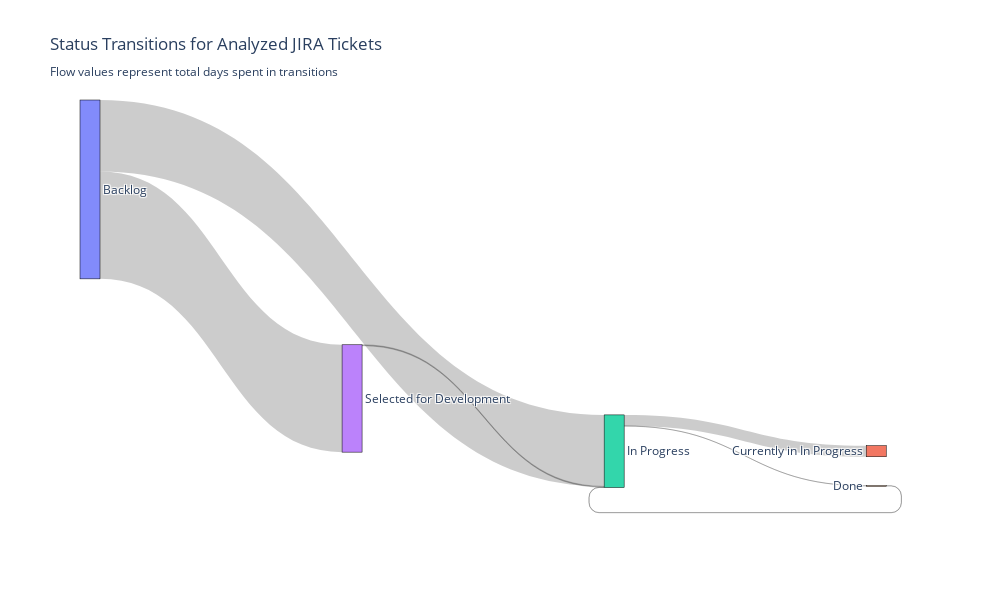
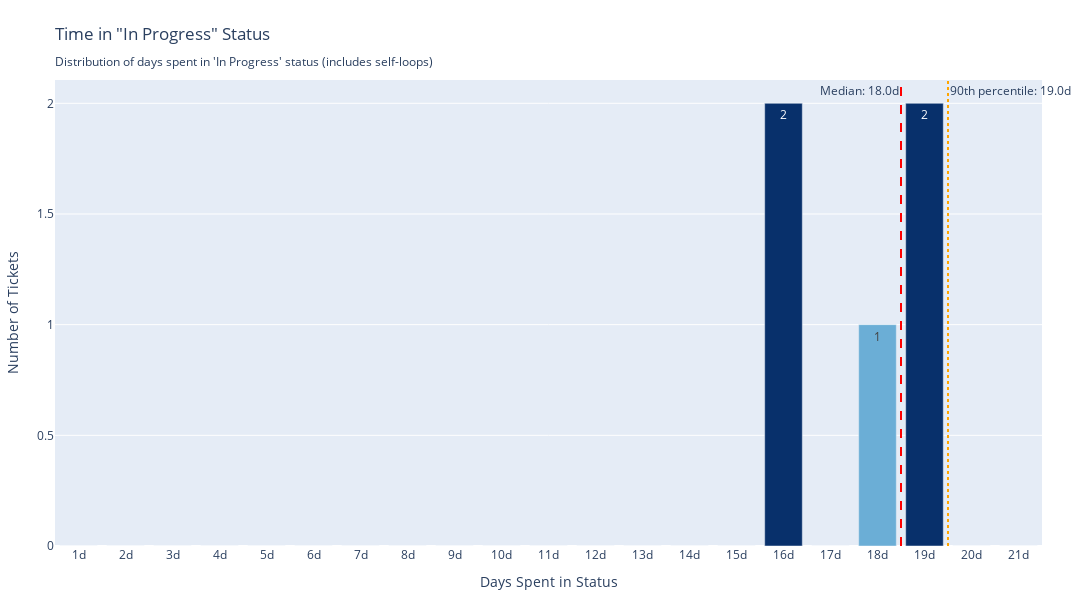
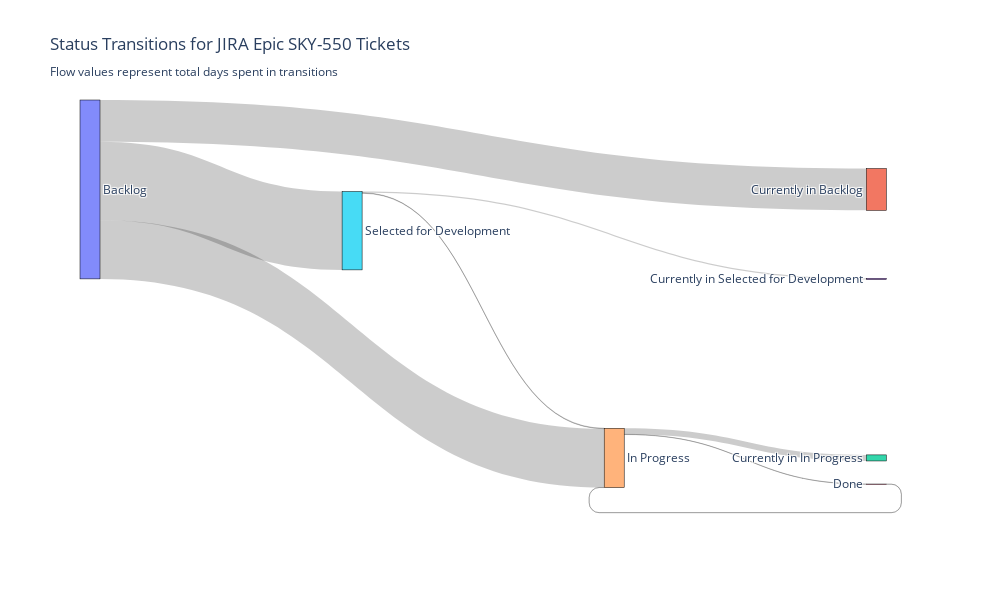
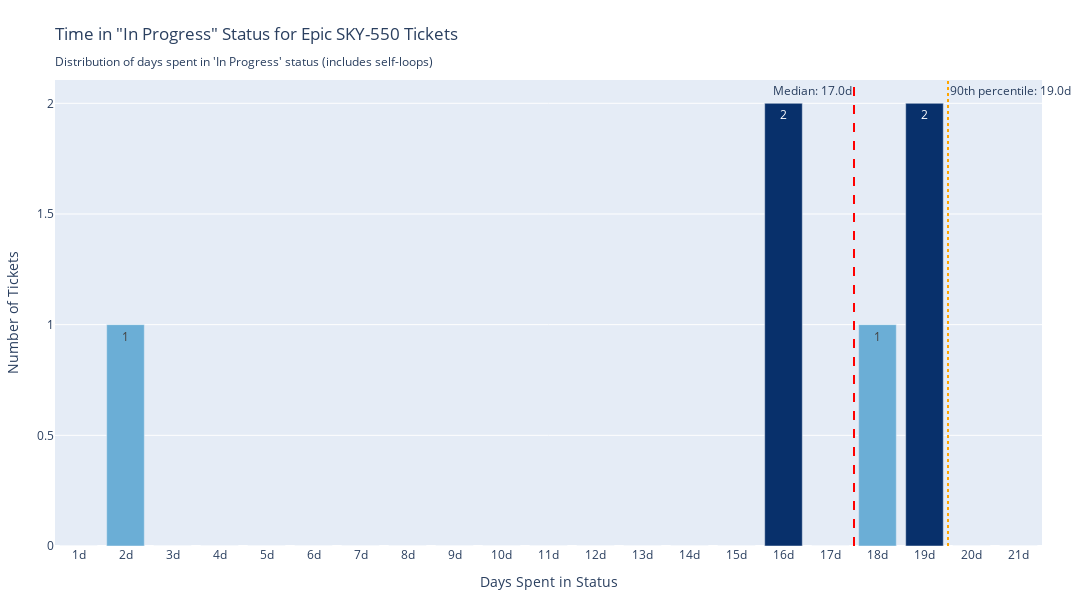

The code cell stored with these charts, in order, in its notebook:
### Code cell
await chat()

### Figure 1 — Plotly figure (JSON) as saved in the notebook; plotly's stock layout.template omitted (floating-point values rounded to 4 significant figures)
{"data": [{"link": {"hovertemplate": "%{label}<extra></extra>", "label": ["Backlog → In Progress: 562 days<br>Tickets: SKY-562:281d, SKY-555:281d", "In Progress → Currently in In Progress: 87 days<br>Tickets: SKY-562:19d, SKY-558:16d, SKY-557:16d, SKY-556:18d, SKY-555:18d", "Backlog → Selected for Development: 844 days<br>Tickets: SKY-558:281d, SKY-557:282d, SKY-556:281d", "Selected for Development → In Progress: 7 days<br>Tickets: SKY-558:3d, SKY-557:2d, SKY-556:2d", "In Progress → Done: 1 days<br>Tickets: SKY-555:1d", "Done → In Progress: 2 days<br>Tickets: SKY-555:2d"], "source": [0, 2, 0, 3, 2, 4], "target": [2, 1, 3, 2, 4, 2], "value": [562, 87, 844, 7, 1, 2]}, "node": {"label": ["Backlog", "Currently in In Progress", "In Progress", "Selected for Development", "Done"], "line": {"color": "black", "width": 0.5}, "pad": 15, "thickness": 20}, "type": "sankey"}], "layout": {"font": {"size": 12}, "height": 600, "title": {"text": "Status Transitions for Analyzed JIRA Tickets<br><sub>Flow values represent total days spent in transitions</sub>"}, "width": 1000}}

### Figure 2 — Plotly figure (JSON) as saved in the notebook; plotly's stock layout.template omitted (floating-point values rounded to 4 significant figures)
{"data": [{"customdata": ["Time: 1d<br>Tickets: 0", "Time: 2d<br>Tickets: 0", "Time: 3d<br>Tickets: 0", "Time: 4d<br>Tickets: 0", "Time: 5d<br>Tickets: 0", "Time: 6d<br>Tickets: 0", "Time: 7d<br>Tickets: 0", "Time: 8d<br>Tickets: 0", "Time: 9d<br>Tickets: 0", "Time: 10d<br>Tickets: 0", "Time: 11d<br>Tickets: 0", "Time: 12d<br>Tickets: 0", "Time: 13d<br>Tickets: 0", "Time: 14d<br>Tickets: 0", "Time: 15d<br>Tickets: 0", "Time: 16d<br>Tickets: 2<br>Examples: SKY-558 (16d), SKY-557 (16d)", "Time: 17d<br>Tickets: 0", "Time: 18d<br>Tickets: 1<br>Examples: SKY-556 (18d)", "Time: 19d<br>Tickets: 2<br>Examples: SKY-562 (19d), SKY-555 (19d)", "Time: 20d<br>Tickets: 0", "Time: 21d<br>Tickets: 0"], "hovertemplate": "%{customdata}<extra></extra>", "marker": {"color": [0, 0, 0, 0, 0, 0, 0, 0, 0, 0, 0, 0, 0, 0, 0, 2, 0, 1, 2, 0, 0], "colorbar": {"title": {"text": "Ticket Count"}}, "colorscale": [[0, "rgb(247,251,255)"], [0.125, "rgb(222,235,247)"], [0.25, "rgb(198,219,239)"], [0.375, "rgb(158,202,225)"], [0.5, "rgb(107,174,214)"], [0.625, "rgb(66,146,198)"], [0.75, "rgb(33,113,181)"], [0.875, "rgb(8,81,156)"], [1, "rgb(8,48,107)"]], "showscale": false}, "text": ["0", "0", "0", "0", "0", "0", "0", "0", "0", "0", "0", "0", "0", "0", "0", "2", "0", "1", "2", "0", "0"], "textposition": "auto", "type": "bar", "x": ["1d", "2d", "3d", "4d", "5d", "6d", "7d", "8d", "9d", "10d", "11d", "12d", "13d", "14d", "15d", "16d", "17d", "18d", "19d", "20d", "21d"], "y": [0, 0, 0, 0, 0, 0, 0, 0, 0, 0, 0, 0, 0, 0, 0, 2, 0, 1, 2, 0, 0]}], "layout": {"annotations": [{"showarrow": false, "text": "Median: 18.0d", "x": 17.5, "xanchor": "right", "xref": "x", "y": 1, "yanchor": "top", "yref": "y domain"}, {"showarrow": false, "text": "90th percentile: 19.0d", "x": 18.5, "xanchor": "left", "xref": "x", "y": 1, "yanchor": "top", "yref": "y domain"}], "font": {"size": 12}, "height": 600, "margin": {"b": 50, "l": 50, "r": 50, "t": 80}, "shapes": [{"line": {"color": "red", "dash": "dash"}, "type": "line", "x0": 17.5, "x1": 17.5, "xref": "x", "y0": 0, "y1": 1, "yref": "y domain"}, {"line": {"color": "orange", "dash": "dot"}, "type": "line", "x0": 18.5, "x1": 18.5, "xref": "x", "y0": 0, "y1": 1, "yref": "y domain"}], "showlegend": false, "title": {"text": "Time in \"In Progress\" Status<br><sub>Distribution of days spent in 'In Progress' status (includes self-loops)</sub>"}, "width": 1200, "xaxis": {"categoryarray": ["1d", "2d", "3d", "4d", "5d", "6d", "7d", "8d", "9d", "10d", "11d", "12d", "13d", "14d", "15d", "16d", "17d", "18d", "19d", "20d", "21d"], "categoryorder": "array", "range": [-0.5, 20.5], "title": {"text": "Days Spent in Status"}, "type": "category"}, "yaxis": {"title": {"text": "Number of Tickets"}}}}

### Figure 3 — Plotly figure (JSON) as saved in the notebook; plotly's stock layout.template omitted (floating-point values rounded to 4 significant figures)
{"data": [{"link": {"hovertemplate": "%{label}<extra></extra>", "label": ["Backlog → Selected for Development: 1125 days<br>Tickets: SKY-564:281d, SKY-558:281d, SKY-557:282d, SKY-556:281d", "Selected for Development → Currently in Selected for Development: 18 days<br>Tickets: SKY-564:18d", "Backlog → Currently in Backlog: 600 days<br>Tickets: SKY-563:300d, SKY-561:300d", "Backlog → In Progress: 843 days<br>Tickets: SKY-562:281d, SKY-560:281d, SKY-555:281d", "In Progress → Currently in In Progress: 87 days<br>Tickets: SKY-562:19d, SKY-558:16d, SKY-557:16d, SKY-556:18d, SKY-555:18d", "In Progress → Done: 3 days<br>Tickets: SKY-560:2d, SKY-555:1d", "Selected for Development → In Progress: 7 days<br>Tickets: SKY-558:3d, SKY-557:2d, SKY-556:2d", "Done → In Progress: 2 days<br>Tickets: SKY-555:2d"], "source": [0, 5, 0, 0, 4, 4, 5, 6], "target": [5, 3, 1, 4, 2, 6, 4, 4], "value": [1125, 18, 600, 843, 87, 3, 7, 2]}, "node": {"label": ["Backlog", "Currently in Backlog", "Currently in In Progress", "Currently in Selected for Development", "In Progress", "Selected for Development", "Done"], "line": {"color": "black", "width": 0.5}, "pad": 15, "thickness": 20}, "type": "sankey"}], "layout": {"font": {"size": 12}, "height": 600, "title": {"text": "Status Transitions for JIRA Epic SKY-550 Tickets<br><sub>Flow values represent total days spent in transitions</sub>"}, "width": 1000}}

### Figure 4 — Plotly figure (JSON) as saved in the notebook; plotly's stock layout.template omitted (floating-point values rounded to 4 significant figures)
{"data": [{"customdata": ["Time: 1d<br>Tickets: 0", "Time: 2d<br>Tickets: 1<br>Examples: SKY-560 (2d)", "Time: 3d<br>Tickets: 0", "Time: 4d<br>Tickets: 0", "Time: 5d<br>Tickets: 0", "Time: 6d<br>Tickets: 0", "Time: 7d<br>Tickets: 0", "Time: 8d<br>Tickets: 0", "Time: 9d<br>Tickets: 0", "Time: 10d<br>Tickets: 0", "Time: 11d<br>Tickets: 0", "Time: 12d<br>Tickets: 0", "Time: 13d<br>Tickets: 0", "Time: 14d<br>Tickets: 0", "Time: 15d<br>Tickets: 0", "Time: 16d<br>Tickets: 2<br>Examples: SKY-558 (16d), SKY-557 (16d)", "Time: 17d<br>Tickets: 0", "Time: 18d<br>Tickets: 1<br>Examples: SKY-556 (18d)", "Time: 19d<br>Tickets: 2<br>Examples: SKY-562 (19d), SKY-555 (19d)", "Time: 20d<br>Tickets: 0", "Time: 21d<br>Tickets: 0"], "hovertemplate": "%{customdata}<extra></extra>", "marker": {"color": [0, 1, 0, 0, 0, 0, 0, 0, 0, 0, 0, 0, 0, 0, 0, 2, 0, 1, 2, 0, 0], "colorbar": {"title": {"text": "Ticket Count"}}, "colorscale": [[0, "rgb(247,251,255)"], [0.125, "rgb(222,235,247)"], [0.25, "rgb(198,219,239)"], [0.375, "rgb(158,202,225)"], [0.5, "rgb(107,174,214)"], [0.625, "rgb(66,146,198)"], [0.75, "rgb(33,113,181)"], [0.875, "rgb(8,81,156)"], [1, "rgb(8,48,107)"]], "showscale": false}, "text": ["0", "1", "0", "0", "0", "0", "0", "0", "0", "0", "0", "0", "0", "0", "0", "2", "0", "1", "2", "0", "0"], "textposition": "auto", "type": "bar", "x": ["1d", "2d", "3d", "4d", "5d", "6d", "7d", "8d", "9d", "10d", "11d", "12d", "13d", "14d", "15d", "16d", "17d", "18d", "19d", "20d", "21d"], "y": [0, 1, 0, 0, 0, 0, 0, 0, 0, 0, 0, 0, 0, 0, 0, 2, 0, 1, 2, 0, 0]}], "layout": {"annotations": [{"showarrow": false, "text": "Median: 17.0d", "x": 16.5, "xanchor": "right", "xref": "x", "y": 1, "yanchor": "top", "yref": "y domain"}, {"showarrow": false, "text": "90th percentile: 19.0d", "x": 18.5, "xanchor": "left", "xref": "x", "y": 1, "yanchor": "top", "yref": "y domain"}], "font": {"size": 12}, "height": 600, "margin": {"b": 50, "l": 50, "r": 50, "t": 80}, "shapes": [{"line": {"color": "red", "dash": "dash"}, "type": "line", "x0": 16.5, "x1": 16.5, "xref": "x", "y0": 0, "y1": 1, "yref": "y domain"}, {"line": {"color": "orange", "dash": "dot"}, "type": "line", "x0": 18.5, "x1": 18.5, "xref": "x", "y0": 0, "y1": 1, "yref": "y domain"}], "showlegend": false, "title": {"text": "Time in \"In Progress\" Status for Epic SKY-550 Tickets<br><sub>Distribution of days spent in 'In Progress' status (includes self-loops)</sub>"}, "width": 1200, "xaxis": {"categoryarray": ["1d", "2d", "3d", "4d", "5d", "6d", "7d", "8d", "9d", "10d", "11d", "12d", "13d", "14d", "15d", "16d", "17d", "18d", "19d", "20d", "21d"], "categoryorder": "array", "range": [-0.5, 20.5], "title": {"text": "Days Spent in Status"}, "type": "category"}, "yaxis": {"title": {"text": "Number of Tickets"}}}}
